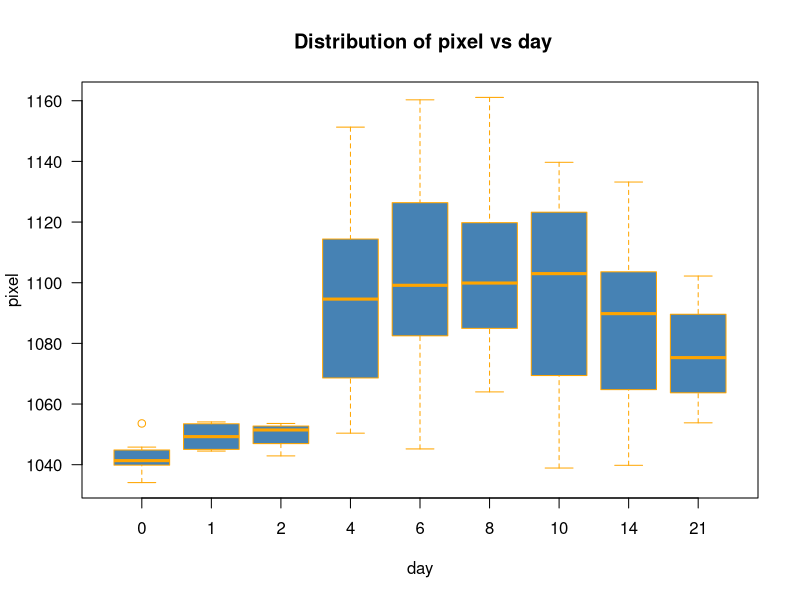
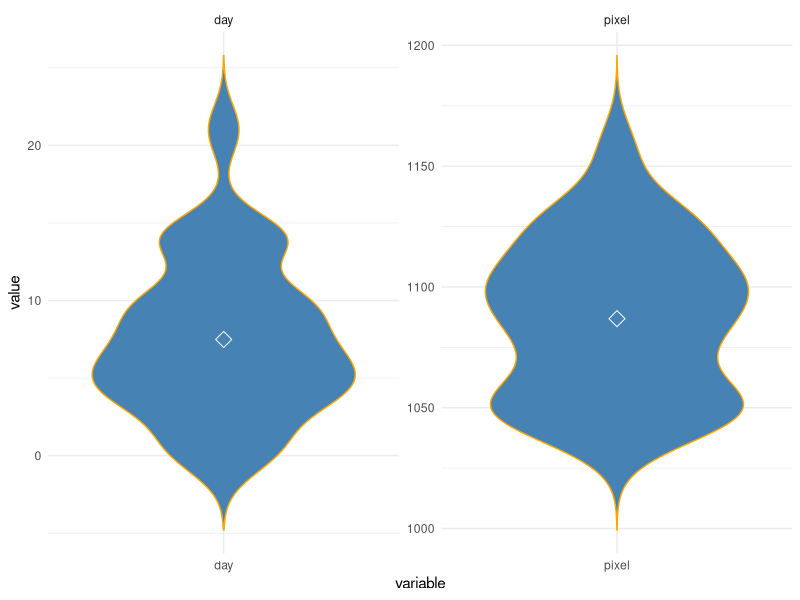

Write the R code that produced these figures, in order. (Note: this script raises an error after producing the figures.)
## ---- chunk 1
# import libraries 
#create a function to ensure the libraries are imported
EnsurePackage <- function(x){
  x <- as.character(x)
    if (!require(x,character.only = TRUE)){
      install.packages(pkgs=x, repos = "http://cran.us.r-project.org")
      require(x, character.only = TRUE)
    }
  }
## ---- chunk 2
EnsurePackage("nlme")
?Pixel
# X-ray pixel intensities over time
# Description
# The Pixel data frame has 102 rows and 4 columns of data on the pixel 
# intensities of CT scans of dogs over time

# This data frame contains the following columns:
# Dog: a factor with levels 1 to 10 designating the dog on which the scan was made 
# Side # a factor with levels L and R designating the side of the dog being scanned
# day: a numeric vector giving the day post injection of the contrast on which the 
# scan was made
# pixel a numeric vector of pixel intensities

summary(Pixel)
# dim(Pixel) # [1] 102   4

# View(Pixel)
# str(Pixel)
# colnames(Pixel)


# define variables
Dog <- Pixel$Dog
Side <- Pixel$Side
day <- Pixel$day
pixel <- Pixel$pixel

## ---- chunk 3
#box plot to compare the tensions
boxplot(pixel~day, data=Pixel,
       border="orange", 
       col="steelblue",
       freq=FALSE,
       las=1, 
       # breaks=10,
       # notch = TRUE,
       horizontal = FALSE ,main=" Distribution of pixel vs day")
## ---- chunk 4
EnsurePackage("tidyverse")

#data distribution
# violin plot with median points

Pixel %>%
  pivot_longer(cols=-c(Dog,Side), names_to="variable", values_to="value", values_drop_na = TRUE) %>% 
  ggplot(aes(x=variable, y=value)) + geom_violin(trim=FALSE, fill='steelblue', color="orange") + 
  facet_wrap( ~ variable, scales="free") + 
  stat_summary(fun=mean, geom="point", shape=23, size=4,color="white")  + 
  theme_minimal()

## ---- chunk 5
EnsurePackage("dlookr") # outlier analysis
# # #outlier analysis
plot_outlier(Pixel)
## ---- chunk 6
# Corellation between Agriculture and Fertility
plot(Dog, day
     ,main="Corellation between day vs Dogs"
     ,col="red")
## ---- chunk 7
#balanced Data
myPixel <- subset(Pixel, day %in% c(4,6,10,14))  # copy the dataset
myPixel$dayFact <- as.factor(myPixel$day)   # convert day to a factor
# Keep only those with matching all Days with balanced observations
list <- rowSums(table(myPixel$Dog,myPixel$dayFact))==8 
ist <- list[list==TRUE] 
list <- as.numeric(names(list)) # Extract the row indices
myPixel <- myPixel[myPixel$Dog %in% list,] # Match against the data

dim(myPixel) # [1] 70  5

#box plot to compare the tensions
boxplot(pixel~dayFact, data=myPixel,
       border="orange", 
       col="steelblue",
       freq=FALSE,
       las=1, 
       # breaks=10,
       # notch = TRUE,
       horizontal = FALSE ,main=" Balanced data - Distribution of pixel vs day")
## ---- chunk 8
# Repeated measures ANOVA
aovpixelOut <- aov(pixel ~ dayFact+Error(Dog), data=myPixel)
summary(aovpixelOut)

## ---- chunk 9
EnsurePackage("changepoint")
EnsurePackage("tseries")
? AirPassengers
# Monthly Airline Passenger Numbers 1949-1960
# Description: The classic Box & Jenkins airline data. 
# Monthly totals of international airline passengers, 1949 to 1960.
# Usage : AirPassengers
# Format: A monthly time series, in thousands.
summary(AirPassengers)
str(AirPassengers) # Time-Series [1:144] from 1949 to 1961
# View(AirPassengers)
## ---- chunk 10
AirPassengers
## ---- chunk 11
# AirPassengers undifferential plot
plot(AirPassengers,col="blue",main="AirPassengers undifferential plot")
## ---- chunk 12
# differenced data set
diffAirPassengers <- diff(AirPassengers)

plot(diffAirPassengers,col="steelblue",main="AirPassengers differential time series")
## ---- chunk 13
# change point in the variability of the differenced time series
dAPcp <- cpt.var(diffAirPassengers)
plot(dAPcp,cpt.col="orange",cpt.width=5,col="steelblue"
     ,main="change point variance on differenced time series")
summary(dAPcp)
## ---- chunk 14
# change point in the variability of the differenced time series
APcpm <- cpt.mean(AirPassengers)
plot(APcpm,cpt.col="steelblue",cpt.width=5,col="brown"
     ,main="change point mean on undifferenced time series")
summary(APcpm)

#Confidence interval
cpt.mean(AirPassengers,class = FALSE)
# cpt    conf.value 
#  77          1 

## ---- chunk 15
EnsurePackage("bcp")
# Bayesian Change point analysis
bAPcpm <- bcp(as.vector(AirPassengers))
plot(bAPcpm)
# summary(bAPcpm)
## ---- chunk 16
plot(bAPcpm$posterior.prob >.95,col="blue")
